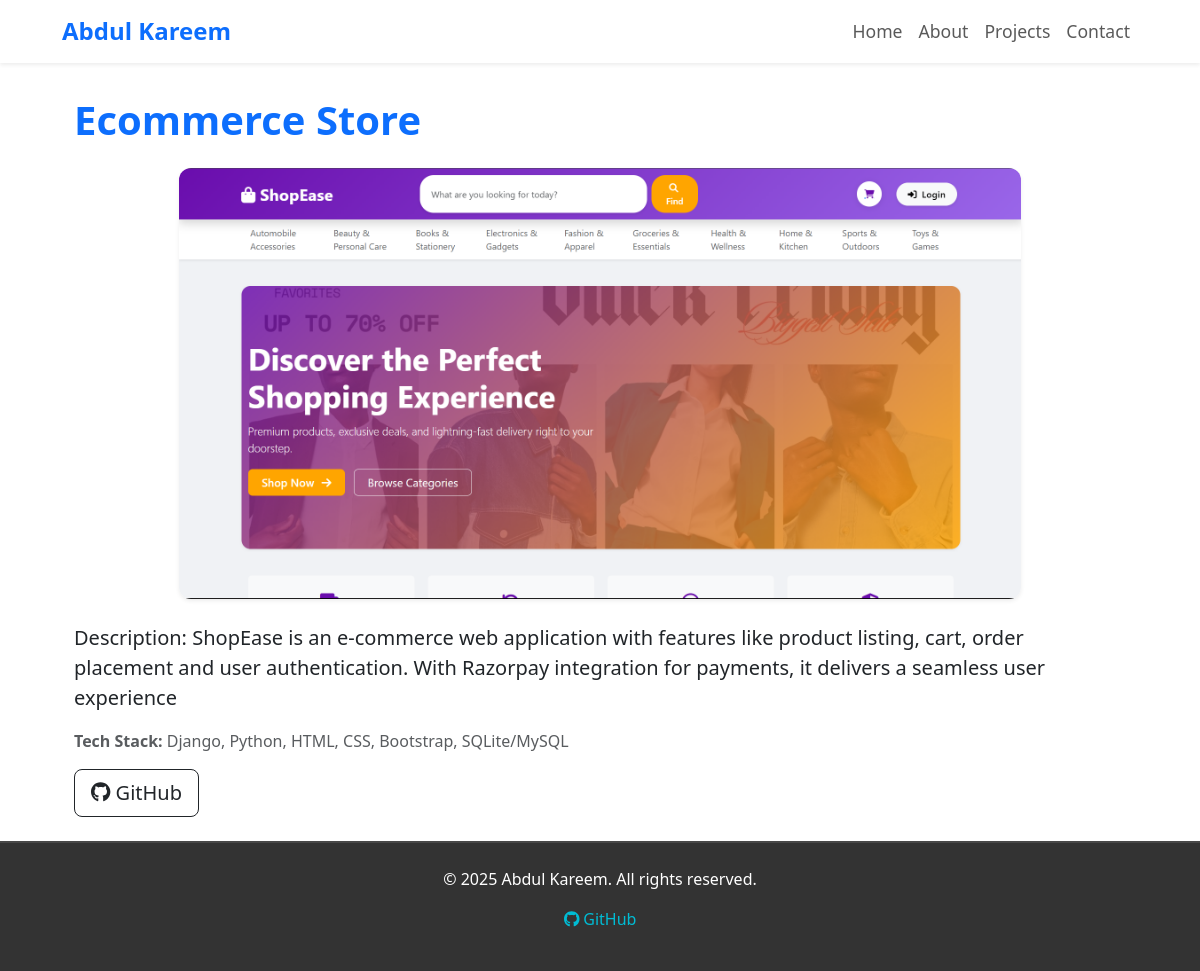
/project/4/, run on the app's committed database.
### my_portfolio/models.py (models this page shows, shortened)
class Project(models.Model):
  title = models.CharField(max_length=200)
  description = models.TextField()
  tech_stack = models.CharField(max_length=200)
  github_link = models.URLField(blank=True, null=True)
  demo_link = models.URLField(blank=True, null=True)
  image = models.ImageField(upload_to='project_images/', blank=True, null=True)
  created_at = models.DateTimeField(auto_now_add=True)

### my_portfolio/views.py (the view)
# urls.py: path('project/<int:pk>/', views.ProjectDetailView.as_view(), name='project_detail'),
class ProjectDetailView(DetailView):
  model = Project
  template_name = 'project_detail.html'  # Specify your template name here
  context_object_name = 'project'

### my_portfolio/templates/project_detail.html (shortened to what this page needs)
{% extends 'base.html' %}
{% block content %}
<div class="container">
    <h1 class="mb-4 text-primary fw-bold">{{ project.title }}</h1>
    {% if project.image %}
    <div class="text-center">
        <img src="{{ project.image.url }}" class="img-fluid project-image mb-4 shadow-sm" alt="{{ project.title }}">
    </div>
    {% endif %}
    <p class="lead"><strong>Description:</strong> {{ project.description }}</p>
    <p class="text-muted"><strong>Tech Stack:</strong> {{ project.tech_stack }}</p>
    <div class="d-flex gap-3">
        {% if project.github_link %}
        <a href="{{ project.github_link }}" class="btn btn-outline-dark btn-lg project-btn" target="_blank">
            <i class="fab fa-github"></i> GitHub
        </a>
        {% endif %}
    </div>
</div>
{% endblock %}

### my_portfolio/templates/base.html (style rules this page uses)
.container { max-width: 1100px; }

### my_portfolio/templates/project_detail.html (style rules this page uses)
.project-image { border-radius: 12px; max-width: 80%; transition: transform 0.3s ease, box-shadow 0.3s ease; }
.project-btn { border-radius: 8px; transition: background 0.3s ease, transform 0.2s ease; }

### data on the page
Project: title "Ecommerce Store", image (picture), description "ShopEase is an e-commerce web application with features like product listing, cart, order placement and user authentication. With Razorpay integration for payments, it delivers a seamless user experience", tech_stack "Django, Python, HTML, CSS, Bootstrap, SQLite/MySQL"
